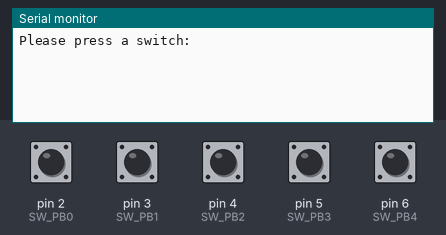
Recording of a sketch running on a simulated Arduino Uno, built with avr-gcc and run on an emulated ATmega328P. Parts: the last lines printed to the serial monitor. Inputs (shaded band) come from the test bench; at power-on: pin 2 (SW_PB0), pin 3 (SW_PB1), pin 4 (SW_PB2), pin 5 (SW_PB3), pin 6 (SW_PB4) LOW.

Above: at 1.2 s.
1.3 s: pin 2 (SW_PB0) pulled HIGH for 0.15 s
At 2.0 s:
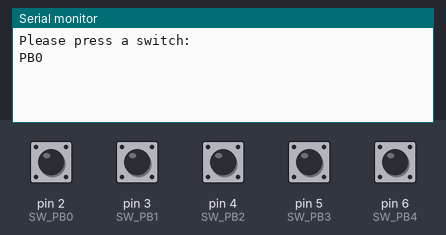
2.9 s: pin 3 (SW_PB1) pulled HIGH for 0.15 s
At 3.2 s:
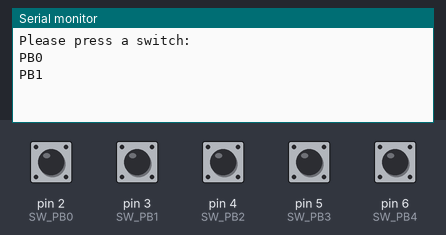
4.5 s: pin 4 (SW_PB2) pulled HIGH for 0.15 s
At 5.7 s:
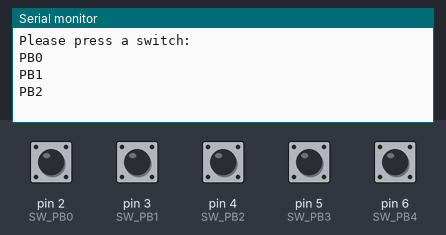
6.1 s: pin 5 (SW_PB3) pulled HIGH for 0.15 s
At 6.9 s:
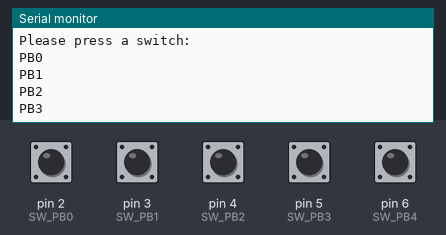
7.7 s: pin 6 (SW_PB4) pulled HIGH for 0.15 s
At 8.1 s:
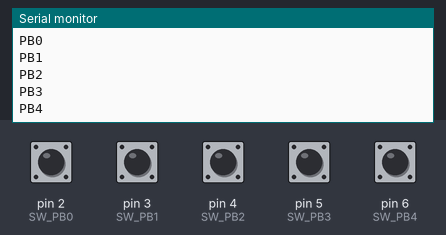
Timing chart, 0 to 10.3 s (numbered marks = the images above; inputs shaded):
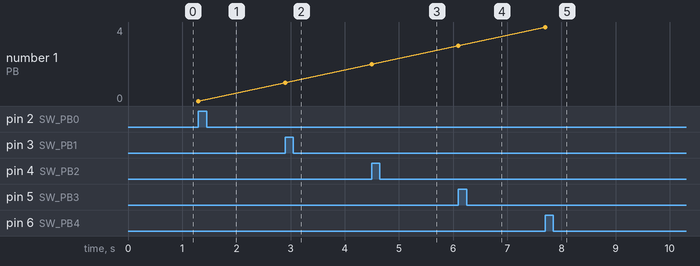

The sketch:

ngt_5tact.ino
```cpp
// Faya-Nugget Sample Code
// Date: 2015/1/27
// Module Name: 5-bit TACT Switch
// Module Number: #ngt-di-TACT5-1A
// Description: Show the status of TACT switch in serial monitor

// Wiring: Module Pin ==> Arduino Pin
//                PB0 ==> D2
//                PB1 ==> D3
//                PB2 ==> D4
//                PB3 ==> D5
//                PB4 ==> D6

// define pins
#define SW_PB0 2
#define SW_PB1 3
#define SW_PB2 4
#define SW_PB3 5
#define SW_PB4 6

void setup()
{
  //setup uart baud rate.
  Serial.begin(9600);
  //initialize the digital pin as an output.
  pinMode(SW_PB0, INPUT);
  pinMode(SW_PB1, INPUT);
  pinMode(SW_PB2, INPUT);
  pinMode(SW_PB3, INPUT);
  pinMode(SW_PB4, INPUT);

  Serial.println("Please press a switch:");
}

void loop()
{
  if(digitalRead(SW_PB0) == HIGH)    //Press PB0 switch
    {Serial.println("PB0");
    delay(200);}
  if(digitalRead(SW_PB1) == HIGH)    //Press PB1 switch
    {Serial.println("PB1");
    delay(200);}
  if(digitalRead(SW_PB2) == HIGH)    //Press PB2 switch
   {Serial.println("PB2");
    delay(200);}
  if(digitalRead(SW_PB3) == HIGH)    //Press PB3 switch
    {Serial.println("PB3");
    delay(200);}
  if(digitalRead(SW_PB4) == HIGH)    //Press PB4 switch
    {Serial.println("PB4");
    delay(200);}


}
```

Measured:
- after the input at 1.3 s, the serial monitor: prints a new line at once (image 1)
- after the input at 2.9 s, the serial monitor: prints a new line at once (image 2)
- after the input at 4.5 s, the serial monitor: prints a new line at once (image 3)
- after the input at 6.1 s, the serial monitor: prints a new line at once (image 4)
- after the input at 7.7 s, the serial monitor: prints a new line at once (image 5)
- plotted number 1: 0 → 1 after the input at 2.9 s, 1 → 2 after the input at 4.5 s, 2 → 3 after the input at 6.1 s, 3 → 4 after the input at 7.7 s
